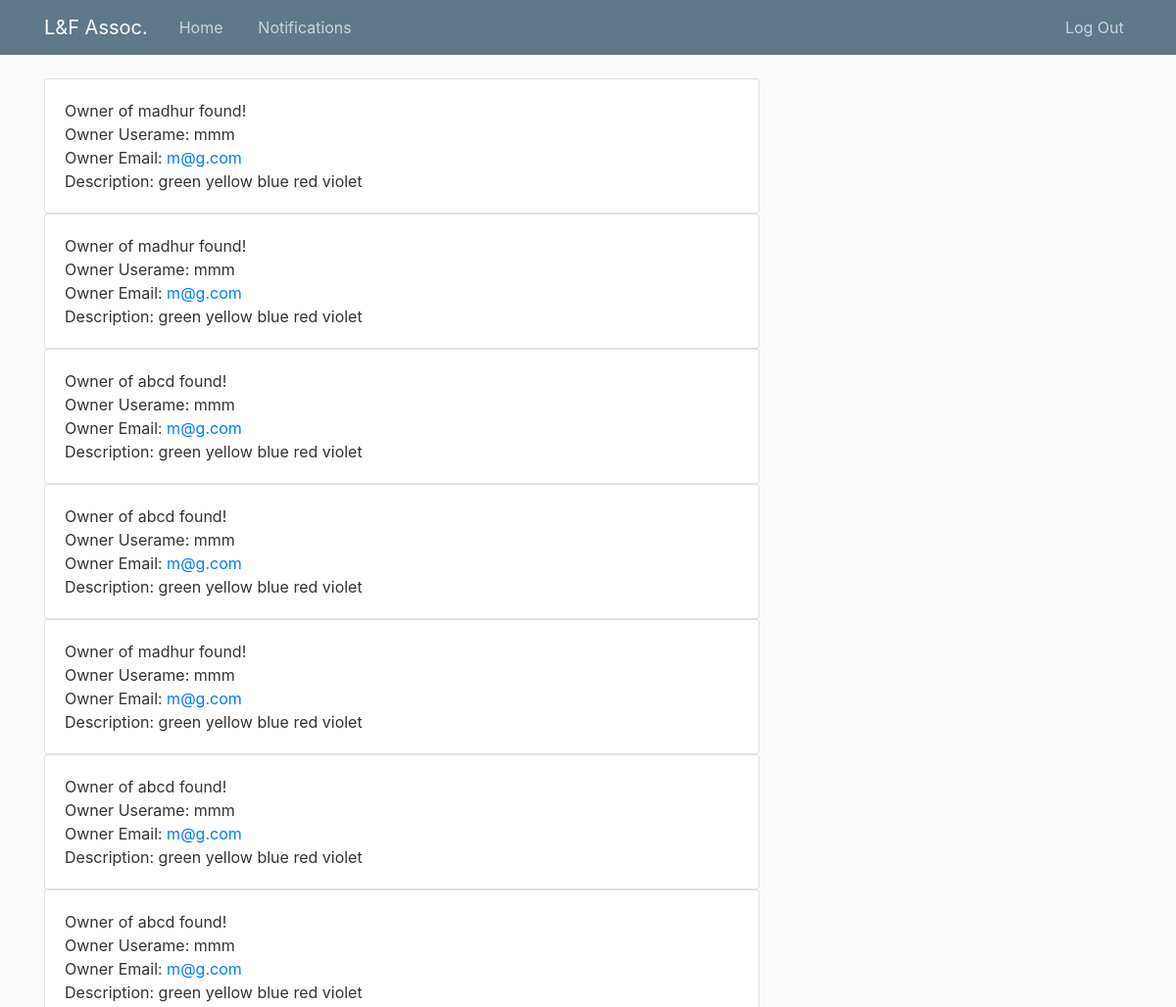
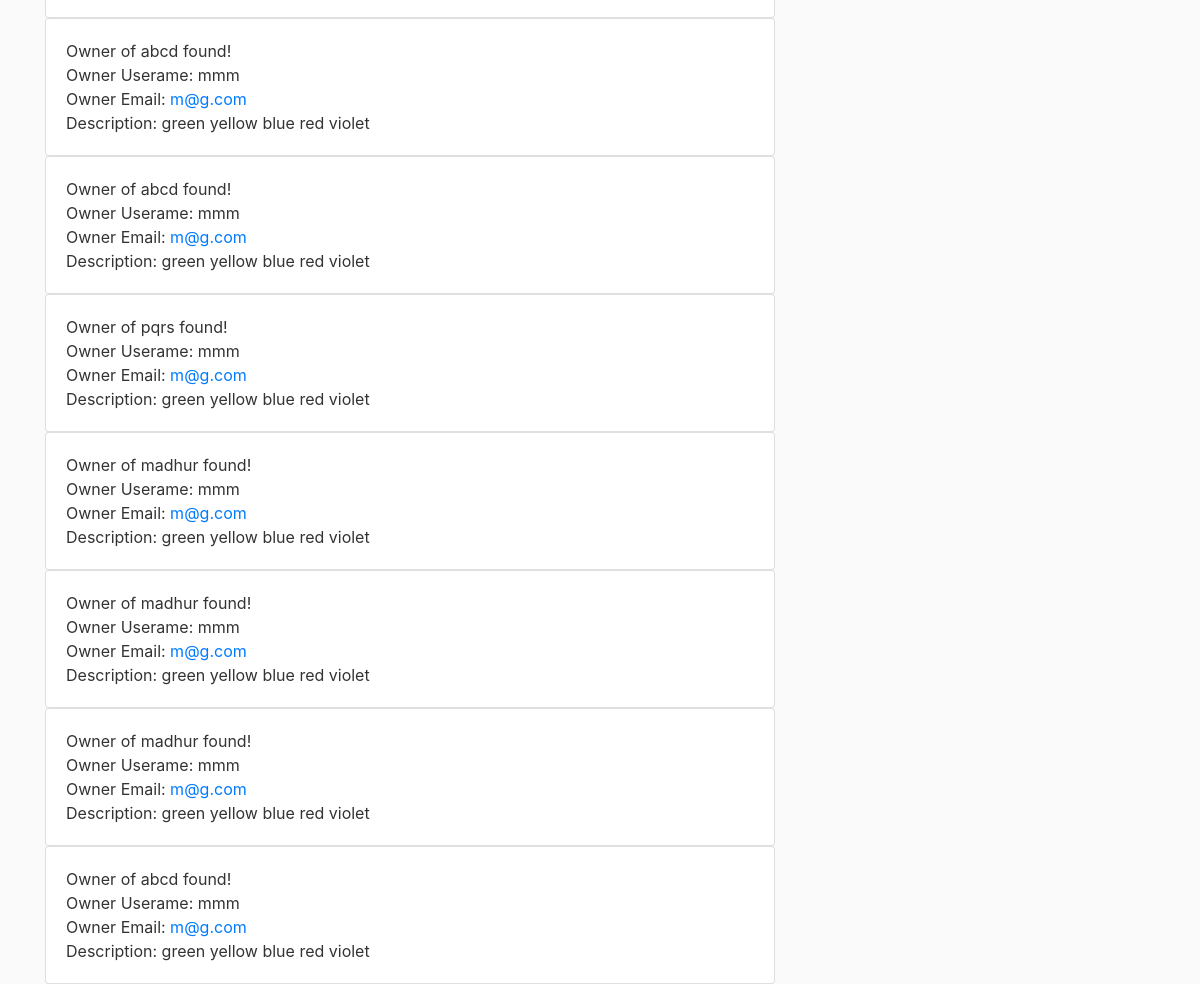
Screenshot of /notifications/ (signed in) with the database file from the repository (2 pictures, top to bottom).
### found/models.py (models this page shows)
class Product(models.Model):
    name = models.CharField(max_length = 200)
    description = models.CharField(max_length = 300)
    tags = models.CharField(max_length = 200)
    time = models.TimeField( default=timezone.now(), blank=True)
    date = models.DateField(default=datetime.now(), blank=True)
    person = models.ForeignKey(User, on_delete = models.CASCADE,null=True)
    x = models.FloatField(default=0.0)
    y = models.FloatField(default=0.0)
    def __str__(self):
        return self.name

### users/views.py (the view, shortened to what this page needs)
# urls.py: path('notifications/', user_views.showNotifications, name = 'notifications')
def showNotifications(request):
	user_id = request.user.id
	print(request.user)
	print(meetup.objects.filter(lost_end = user_id))
	print(meetup.objects.filter(found_end = user_id))
	meetup_items = meetup.objects.filter(Q(lost_end = user_id) | Q(found_end = user_id))
	items = []
	for i in meetup_items:
		print(type(i.id))
		items.append(MeetUpObject(i.id, i.lost_end, i.found_end, i.product))
	return render(request, 'users/notification.html', {'items': items})

### users/templates/users/notification.html
{% extends "found/base.html" %}
{% load crispy_forms_tags %}
{% block content %}
    {% for i in items %}
        <div class = "card">
        <div class = "card-body">
        {% if user.id == i.found_end.id %}
            Owner of {{ i.product }} found!<br>
            Owner Userame: {{ i.lost_end.username }}<br>
            Owner Email: <a href = "#">{{ i.lost_end.email }}</a> <br>
            Description: {{ i.product.description }}<br>
        {% else %}
            {{ i.product }} found!<br>
            Username of founder: {{ i.found_end.username }}<br>
            Email of founder: <a href = "#">{{ i.found_end.email }}</a><br>
            Description: {{ i.product.description }}<br>
        {% endif %}
        </div></div>
    {% endfor %}
{% endblock content %}

### found/templates/found/base.html (shortened to what this page needs)
{% load static %}
<html>
<head>
    <link rel="stylesheet" href="https://maxcdn.bootstrapcdn.com/bootstrap/4.0.0/css/bootstrap.min.css">
    <link rel="stylesheet" type="text/css" href="{% static 'found/main.css' %}">
</head>
<body>
	<header class="site-header">
      <nav class="navbar navbar-expand-md navbar-dark bg-steel fixed-top">
        <div class="container">
          <a class="navbar-brand mr-4" href="{% url 'l&f-home' %}">L&F Assoc.</a>
          <div class="collapse navbar-collapse" id="navbarToggle">
            <div class="navbar-nav mr-auto">
              <a class="nav-item nav-link" href="{% url 'l&f-home' %}">Home</a>
            </div>
            {% if user.is_authenticated %}
              <div class="navbar-nav mr-auto">
                <a class="nav-item nav-link" href="{% url 'notifications' %}">Notifications</a>
              </div>
            {% endif %}
            <div class="navbar-nav">
              {% if user.is_authenticated %}
               <a class="nav-item nav-link" href="{% url 'logout' %}">Log Out</a>
              {% else %}
              <a class="nav-item nav-link" href="{% url 'login' %}">Login</a>
              <a class="nav-item nav-link" href="{% url 'register' %}">Register</a>
              {% endif %}
            </div>
          </div>
        </div>
      </nav>
    </header>
    <main role="main" class="container">
      <div class="row">
        <div class="col-md-8">
          {% block content %}{% endblock %}
        </div>
      </div>
    </main>
  </body>
</body>
</html>

### found/static/found/main.css (style rules this page uses)
body { background: #fafafa; color: #333333; margin-top: 5rem; }
.bg-steel { background-color: #5f788a; }
.site-header .navbar-nav .nav-link { color: #cbd5db; }

### rows the page displays
Product: product "madhur" "madhur" "madhur", product.description "green yellow blue red violet" "green yellow blue red violet" "green yellow blue red violet"
Product: product "abcd" "abcd" "abcd", product.description "green yellow blue red violet" "green yellow blue red violet" "green yellow blue red violet"
Product: product "madhur", product.description "green yellow blue red violet"
Product: product "abcd", product.description "green yellow blue red violet"
Product: product "abcd", product.description "green yellow blue red violet"
Product: product "abcd", product.description "green yellow blue red violet"
Product: product "abcd", product.description "green yellow blue red violet"
Product: product "pqrs", product.description "green yellow blue red violet"
Product: product "madhur", product.description "green yellow blue red violet"
Product: product "madhur", product.description "green yellow blue red violet"

### other values shown
{{ i.lost_end.username }} "mmm" "mmm" "mmm" "mmm" "mmm" "mmm" "mmm" "mmm" "mmm" "mmm" "mmm" "mmm" "mmm" "mmm"
{{ i.lost_end.email }} "m@g.com" "m@g.com" "m@g.com" "m@g.com" "m@g.com" "m@g.com" "m@g.com" "m@g.com" "m@g.com" "m@g.com" "m@g.com" "m@g.com" "m@g.com" "m@g.com"
